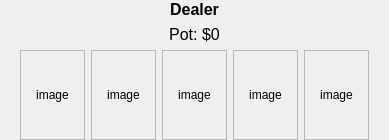
       <widget class="QWidget" name="dealerInfo" native="true">
        <layout class="QVBoxLayout" name="verticalLayout_5" stretch="0,0,0">
         <property name="leftMargin">
          <number>0</number>
         </property>
         <property name="topMargin">
          <number>0</number>
         </property>
         <property name="rightMargin">
          <number>0</number>
         </property>
         <property name="bottomMargin">
          <number>0</number>
         </property>
         <item>
          <widget class="QLabel" name="dealerNameLabel">
           <property name="font">
            <font>
             <pointsize>12</pointsize>
             <bold>true</bold>
            </font>
           </property>
           <property name="text">
            <string>Dealer</string>
           </property>
           <property name="alignment">
            <set>Qt::AlignmentFlag::AlignCenter</set>
           </property>
          </widget>
         </item>
         <item>
          <widget class="QLabel" name="potLabel">
           <property name="font">
            <font>
             <pointsize>12</pointsize>
            </font>
           </property>
           <property name="text">
            <string>Pot: $0</string>
           </property>
           <property name="alignment">
            <set>Qt::AlignmentFlag::AlignCenter</set>
           </property>
          </widget>
         </item>
         <item>
          <widget class="QWidget" name="opponent1CardLayout_3" native="true">
           <property name="sizePolicy">
            <sizepolicy hsizetype="Preferred" vsizetype="Preferred">
             <horstretch>0</horstretch>
             <verstretch>0</verstretch>
            </sizepolicy>
           </property>
           <property name="minimumSize">
            <size>
             <width>0</width>
             <height>0</height>
            </size>
           </property>
           <property name="maximumSize">
            <size>
             <width>16777215</width>
             <height>16777215</height>
            </size>
           </property>
           <property name="sizeIncrement">
            <size>
             <width>2</width>
             <height>3</height>
            </size>
           </property>
           <layout class="QHBoxLayout" name="horizontalLayout_6">
            <property name="leftMargin">
             <number>0</number>
            </property>
            <property name="topMargin">
             <number>0</number>
            </property>
            <property name="rightMargin">
             <number>0</number>
            </property>
            <property name="bottomMargin">
             <number>0</number>
            </property>
            <item>
             <spacer name="horizontalSpacer_6">
              <property name="orientation">
               <enum>Qt::Orientation::Horizontal</enum>
              </property>
              <property name="sizeHint" stdset="0">
               <size>
                <width>20</width>
                <height>20</height>
               </size>
              </property>
             </spacer>
            </item>
            <item>
             <widget class="QFrame" name="c1">
              <property name="sizePolicy">
               <sizepolicy hsizetype="Preferred" vsizetype="Preferred">
                <horstretch>0</horstretch>
                <verstretch>0</verstretch>
               </sizepolicy>
              </property>
              <property name="minimumSize">
               <size>
                <width>65</width>
                <height>90</height>
               </size>
              </property>
              <property name="maximumSize">
               <size>
                <width>16777215</width>
                <height>16777215</height>
               </size>
              </property>
              <property name="sizeIncrement">
               <size>
                <width>0</width>
                <height>0</height>
               </size>
              </property>
              <property name="frameShape">
               <enum>QFrame::Shape::StyledPanel</enum>
              </property>
              <property name="frameShadow">
               <enum>QFrame::Shadow::Raised</enum>
              </property>
              <layout class="QGridLayout" name="gridLayout_11">
               <property name="leftMargin">
                <number>0</number>
               </property>
               <property name="topMargin">
                <number>0</number>
               </property>
               <property name="rightMargin">
                <number>0</number>
               </property>
               <property name="bottomMargin">
                <number>0</number>
               </property>
               <item row="0" column="0">
                <widget class="QLabel" name="commCard1">
                 <property name="text">
                  <string>image</string>
                 </property>
                 <property name="alignment">
                  <set>Qt::AlignmentFlag::AlignCenter</set>
                 </property>
                </widget>
               </item>
              </layout>
             </widget>
            </item>
            <item>
             <widget class="QFrame" name="c2">
              <property name="sizePolicy">
               <sizepolicy hsizetype="Preferred" vsizetype="Preferred">
                <horstretch>0</horstretch>
                <verstretch>0</verstretch>
               </sizepolicy>
              </property>
              <property name="minimumSize">
               <size>
                <width>65</width>
                <height>90</height>
               </size>
              </property>
              <property name="maximumSize">
               <size>
                <width>16777215</width>
                <height>16777215</height>
               </size>
              </property>
              <property name="sizeIncrement">
               <size>
                <width>0</width>
                <height>0</height>
               </size>
              </property>
              <property name="frameShape">
               <enum>QFrame::Shape::StyledPanel</enum>
              </property>
              <property name="frameShadow">
               <enum>QFrame::Shadow::Raised</enum>
              </property>
              <layout class="QGridLayout" name="gridLayout_4">
               <property name="leftMargin">
                <number>0</number>
               </property>
               <property name="topMargin">
                <number>0</number>
               </property>
               <property name="rightMargin">
                <number>0</number>
               </property>
               <property name="bottomMargin">
                <number>0</number>
               </property>
               <item row="0" column="0">
                <widget class="QLabel" name="commCard2">
                 <property name="text">
                  <string>image</string>
                 </property>
                 <property name="alignment">
                  <set>Qt::AlignmentFlag::AlignCenter</set>
                 </property>
                </widget>
               </item>
              </layout>
             </widget>
            </item>
            <item>
             <widget class="QFrame" name="c3">
              <property name="sizePolicy">
               <sizepolicy hsizetype="Preferred" vsizetype="Preferred">
                <horstretch>0</horstretch>
                <verstretch>0</verstretch>
               </sizepolicy>
              </property>
              <property name="minimumSize">
               <size>
                <width>65</width>
                <height>90</height>
               </size>
              </property>
              <property name="maximumSize">
               <size>
                <width>16777215</width>
                <height>16777215</height>
               </size>
              </property>
              <property name="sizeIncrement">
               <size>
                <width>0</width>
                <height>0</height>
               </size>
              </property>
              <property name="frameShape">
               <enum>QFrame::Shape::StyledPanel</enum>
              </property>
              <property name="frameShadow">
               <enum>QFrame::Shadow::Raised</enum>
              </property>
              <layout class="QGridLayout" name="gridLayout_6">
               <property name="leftMargin">
                <number>0</number>
               </property>
               <property name="topMargin">
                <number>0</number>
               </property>
               <property name="rightMargin">
                <number>0</number>
               </property>
               <property name="bottomMargin">
                <number>0</number>
               </property>
               <item row="0" column="0">
                <widget class="QLabel" name="commCard3">
                 <property name="text">
                  <string>image</string>
                 </property>
                 <property name="alignment">
                  <set>Qt::AlignmentFlag::AlignCenter</set>
                 </property>
                </widget>
               </item>
              </layout>
             </widget>
            </item>
            <item>
             <widget class="QFrame" name="c4">
              <property name="sizePolicy">
               <sizepolicy hsizetype="Preferred" vsizetype="Preferred">
                <horstretch>0</horstretch>
                <verstretch>0</verstretch>
               </sizepolicy>
              </property>
              <property name="minimumSize">
               <size>
                <width>65</width>
                <height>90</height>
               </size>
              </property>
              <property name="maximumSize">
               <size>
                <width>16777215</width>
                <height>16777215</height>
               </size>
              </property>
              <property name="sizeIncrement">
               <size>
                <width>0</width>
                <height>0</height>
               </size>
              </property>
              <property name="frameShape">
               <enum>QFrame::Shape::StyledPanel</enum>
              </property>
              <property name="frameShadow">
               <enum>QFrame::Shadow::Raised</enum>
              </property>
              <layout class="QGridLayout" name="gridLayout_5">
               <property name="leftMargin">
                <number>0</number>
               </property>
               <property name="topMargin">
                <number>0</number>
               </property>
               <property name="rightMargin">
                <number>0</number>
               </property>
               <property name="bottomMargin">
                <number>0</number>
               </property>
               <item row="0" column="0">
                <widget class="QLabel" name="commCard4">
                 <property name="text">
                  <string>image</string>
                 </property>
                 <property name="alignment">
                  <set>Qt::AlignmentFlag::AlignCenter</set>
                 </property>
                </widget>
               </item>
              </layout>
             </widget>
            </item>
            <item>
             <widget class="QFrame" name="c5">
              <property name="sizePolicy">
               <sizepolicy hsizetype="Preferred" vsizetype="Preferred">
                <horstretch>0</horstretch>
                <verstretch>0</verstretch>
               </sizepolicy>
              </property>
              <property name="minimumSize">
               <size>
                <width>65</width>
                <height>90</height>
               </size>
              </property>
              <property name="maximumSize">
               <size>
                <width>16777215</width>
                <height>16777215</height>
               </size>
              </property>
              <property name="sizeIncrement">
               <size>
                <width>0</width>
                <height>0</height>
               </size>
              </property>
              <property name="frameShape">
               <enum>QFrame::Shape::StyledPanel</enum>
              </property>
              <property name="frameShadow">
               <enum>QFrame::Shadow::Raised</enum>
              </property>
              <layout class="QGridLayout" name="gridLayout_3">
               <property name="leftMargin">
                <number>0</number>
               </property>
               <property name="topMargin">
                <number>0</number>
               </property>
               <property name="rightMargin">
                <number>0</number>
               </property>
               <property name="bottomMargin">
                <number>0</number>
               </property>
               <item row="0" column="0">
                <widget class="QLabel" name="commCard5">
                 <property name="text">
                  <string>image</string>
                 </property>
                 <property name="alignment">
                  <set>Qt::AlignmentFlag::AlignCenter</set>
                 </property>
                </widget>
               </item>
              </layout>
             </widget>
            </item>
            <item>
             <spacer name="horizontalSpacer_7">
              <property name="orientation">
               <enum>Qt::Orientation::Horizontal</enum>
              </property>
              <property name="sizeHint" stdset="0">
               <size>
                <width>20</width>
                <height>20</height>
               </size>
              </property>
             </spacer>
            </item>
           </layout>
          </widget>
         </item>
        </layout>
       </widget>
